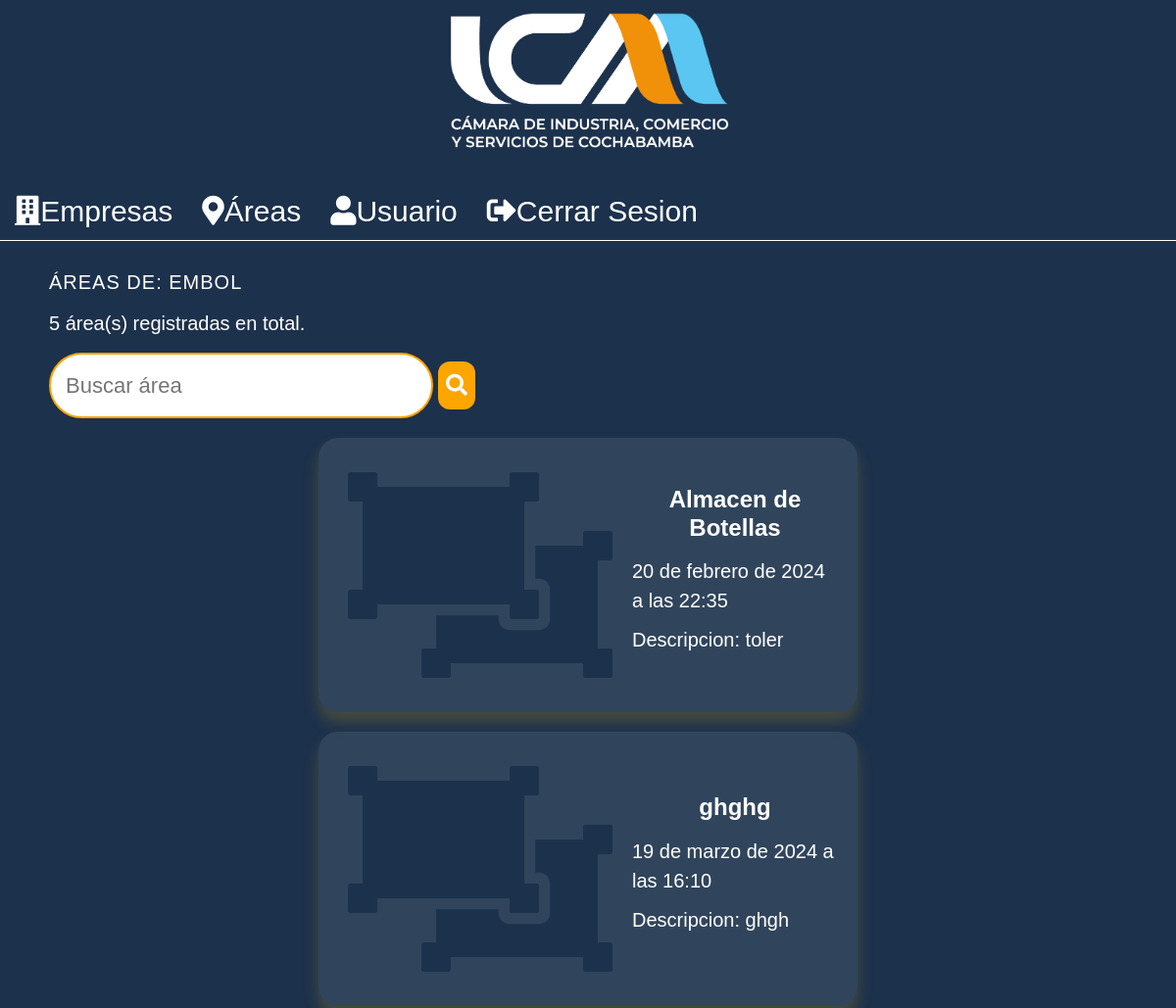
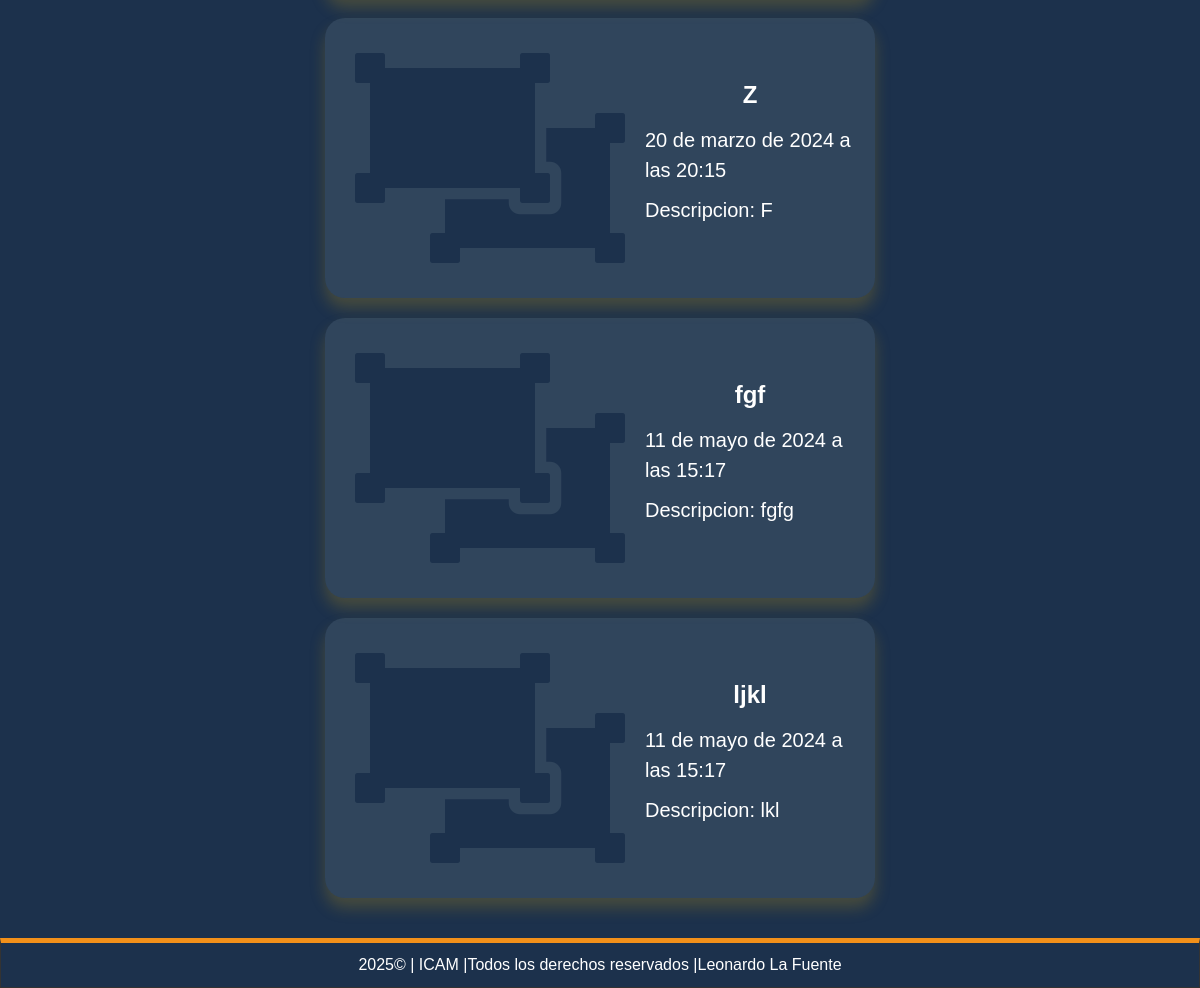
The page /empresa/41/areas (signed in) on the database its author committed (2 pictures, top to bottom).
### record/models.py (models this page shows, shortened)
class Company(models.Model):
    name = models.CharField(max_length=200,verbose_name='Nombre')
    address = models.CharField(max_length=300,verbose_name='Direccion')
    department = models.CharField(max_length=200,verbose_name='Departamento',choices=DEPARTMENT_CHOICES)
    sector = models.CharField(max_length=200, verbose_name='Sector')
    image = models.ImageField(default='null',verbose_name="Imagen",upload_to="companies")
    created_at = models.DateTimeField(auto_now_add=True,verbose_name="Creado el")
    user = models.ForeignKey(User, on_delete=models.CASCADE)
    class Meta:
        verbose_name='Empresa'
        verbose_name_plural='Empresas'

class Area(models.Model):
    name = models.CharField(max_length=200,verbose_name='Nombre del Area')
    description = models.TextField(verbose_name='Descripcion')
    created_at = models.DateTimeField(auto_now_add=True,verbose_name='Creado el')
    updated_at = models.DateTimeField(auto_now=True,verbose_name='Editado el')
    company = models.ForeignKey(Company, on_delete=models.CASCADE)
    class Meta:
        verbose_name='Area'
        verbose_name_plural='Areas'

### record/views.py (the view)
# urls.py: path('empresa/<int:company_id>/areas', views.company_areas, name='company_areas'),
@login_required(login_url="login")
def company_areas(request, company_id):
    company = get_object_or_404(Company, id=company_id)
    areas = Area.objects.filter(company=company)
    request.session['selected_company_id'] = company.id
    return render(request, 'positions/list.html', {
        'title': 'ÁREAS',
        'areas': areas,
        'company': company  # Pasa el objeto company a la plantilla
    })

### pages/context_processors.py (called while the page is built)
def get_pages(request):
    pages = Page.objects.filter(visible=True).order_by('order').values_list('id','title','slug')
    return {
        'pages':pages
    }

### record/processor.py (called while the page is built)
def get_areas(request):
    if request.user.is_authenticated and 'selected_company_id' in request.session:
        try:
            company = Company.objects.get(id=request.session['selected_company_id'])
            areas = Area.objects.filter(company=company).values_list('id', 'name')
            return {
                'areas': areas,
                'selected_company_id': request.session['selected_company_id'],
                'selected_area_id': request.session.get('selected_area_id', None)  # Agrega esta línea
            }
        except Company.DoesNotExist:
            return {
                'areas': [],
            }
    else:
        return {
            'areas': [],
        }

### record/templates/positions/list.html (shortened to what this page needs)
{% extends "layouts/layout.html" %}
{%block content%}
<h1 class="title" style="text-transform: uppercase;"> {{title}} DE: {{company.name}} </h1>
<p>{{ areas.count }} área(s) registradas en total.</p>
<div style="display: flex; justify-content: space-between; align-items: center;">
  <form method="get" action="{% url 'search_area' company.id %}" style="display: flex; align-items: center;">
    <input type="text" name="q" placeholder="Buscar área" style="margin: 0; padding: 15px; border-radius: 50px;font-size:22px">
    <button class="form-button" type="submit" style="margin: 5px; padding: 8px;border:0;"><i class="fas fa-search"></i></button>
</form>
</div>
{% for area in areas %}
    {% if area.id %}
        <a href="{% url 'area' area.id%}" style="text-decoration: none; color: inherit;">
        <div class="position-item">
            <div class="logo">
                <i class="fa fa-object-ungroup" style="font-size: 15em; color: #1c314c;padding-left:10px;"></i>
            </div>
                <div class="data">
                    <h3>{{ area.name }}</h3>
                    <p>{{ area.created_at }}</p>
                    <p>Descripcion: {{ area.description }}</p>
                </a>
        </div>
            </div>
    {% else %}
        <article class="position-item">
            <div class="data">
                <h3>No hay áreas disponibles para esta empresa.</h3>
            </div>
        </article>
    {% endif %}
{% endfor %}
{%endblock%}

### mainapp/static/css/styles.css (style rules this page uses)
* { margin: 0px; padding: 0px; font-family:Verdana, Geneva, Tahoma, sans-serif; text-decoration: none; }
.box p,.box h1, .box h2, .box h3 ,.box ul { margin-top: 10px; margin-bottom: 15px; color: white; font-size: 20px; }
body { background-color: #1c314c; }
.box a { color: white; }
.box form { width: 40%; }
.box form input, .box form label { display: block; padding: 10px; padding-left:0px ; }
.box form input[type="text"], .box form input[type="email"], .box form input[type="password"], .box form textarea, .box form select { width: 100%; margin-bottom: 10px; border: 2px solid #FFA500; }
.box form input[type="submit"], .box form input[type="button"], .box form button { padding: 10px; margin-top: 10px; background: orange; border: 1px solid #444; color: white; transition: 300ms all; }
.title { color:#1c314c; letter-spacing: 1px; font-size: 30px; margin-bottom: 4px ; margin-top: 5px; }
.position-item { display: flex; flex-direction: row; align-items: flex-start; width: 50%; margin: 20px auto; border-radius: 20px; padding: 20px; box-shadow: 0px 10px 15px rgba(193, 152, 19, 0.26); background-color: rgba(220, 240, 231, 0.1); }
.position-item .data { flex: 2; padding-left: 20px; align-self: center; color: white; }
.position-item h3 { text-align: center; font-size: 24px; font-weight: bold; margin-top: 0; }
.position-item p:nth-child(2), .position-item p:nth-child(3) { text-align: left; }
.position-item p { display: block; font-size: 15px; color: white; margin-bottom: 10px; font-size: 20px; }
.form-button { background-color: white; border: none; color: #1c314c; padding: 15px 30px; text-align: center; text-decoration: none; display: inline-block; font-size: 22px; margin: 4px; cursor: pointer; border-radius: 12px; }

### rows shown on the page
Company: name "EMBOL"
Area: name "Almacen de Botellas", created_at "20 de febrero de 2024 a las 22:35", description "toler"
Area: name "ghghg", created_at "19 de marzo de 2024 a las 16:10", description "ghgh"
Area: name "Z", created_at "20 de marzo de 2024 a las 20:15", description "F"
Area: name "fgf", created_at "11 de mayo de 2024 a las 15:17", description "fgfg"
Area: name "ljkl", created_at "11 de mayo de 2024 a las 15:17", description "lkl"

### other values the page prints
{{ title }} "ÁREAS"
{{ areas.count }} "5"
